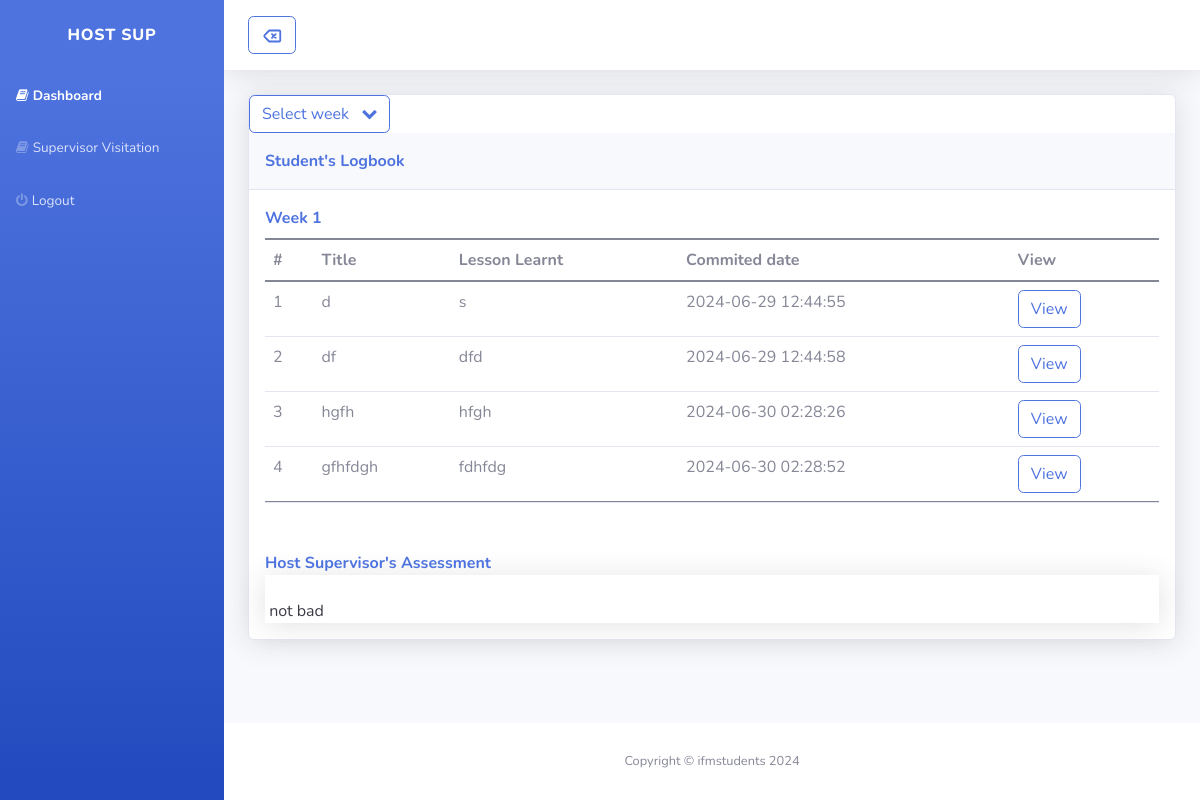
The page /visiting/logbooks.php?id=3 on the database its author committed.
### tables this page shows
CREATE TABLE `days` (
  `id` int(11) NOT NULL,
  `day` int(11) NOT NULL DEFAULT 1,
  `title` varchar(100) NOT NULL,
  `comments` text NOT NULL,
  `student` int(11) NOT NULL,
  `time` datetime NOT NULL DEFAULT current_timestamp(),
  `weekno` int(11) NOT NULL DEFAULT 1
);

CREATE TABLE `host_supervisor_comments` (
  `id` int(11) NOT NULL,
  `student` int(11) NOT NULL,
  `weekno` int(11) NOT NULL,
  `comments` text NOT NULL
);

### visiting/logbooks.php (the view, shortened to what this page needs)
<?php
include '../control/connection.php';
$id=$_GET['id'];
     function getdays($conn,$id,$weekno){
        $query = "SELECT * FROM days where student= $id and weekno=$weekno ";
        $result = mysqli_query($conn, $query);
        return $result;
     }
  function getcomments($conn,$id,$weekno){
    $hostComments="<br><label class=\"text-danger\"><i>No Comments available</i></label>";
    $query = "SELECT * FROM host_supervisor_comments where student= $id and weekno=$weekno";
    $result = mysqli_query($conn, $query);
     while($row=$result->fetch_assoc()){
        if ($result->num_rows > 0) {
            $hostComments="<br>&nbsp;".$row['comments'];
        }
    }
    return $hostComments;
 }
          $query = "SELECT * FROM student where id= $id ";
          $result = mysqli_query($conn, $query);
?>
<!DOCTYPE html>
<html>
<head>
    <link rel="stylesheet" href="../assets/bootstrap/css/bootstrap.min.css">
    <link rel="stylesheet" href="../assets/fonts/fontawesome-all.min.css">
    <link rel="stylesheet" href="../assets/fonts/font-awesome.min.css">
    <link rel="stylesheet" href="../assets/fonts/fontawesome5-overrides.min.css">
    <link rel="stylesheet" href="assets/style.css">
</head>
<body id="page-top">
    <div id="wrapper">
    <nav class="navbar navbar-dark align-items-start sidebar sidebar-dark accordion bg-gradient-primary p-0">
            <div class="container-fluid d-flex flex-column p-0"><a class="navbar-brand d-flex justify-content-center align-items-center sidebar-brand m-0" href="#">
                    <div class="sidebar-brand-icon ">Host Sup</div>
                </a>
                <ul class="navbar-nav text-light" id="accordionSidebar">
                    <li class="nav-item"><a class="nav-link active" href="students.php"><i class="fa fa-book"></i><span>Dashboard</span></a></li>
                    <li class="nav-item"><a class="nav-link " href="visit.php"><i class="fa fa-book"></i><span>Supervisor Visitation</span></a></li>
                    <li class="nav-item"><a class="nav-link" href="index.php"><i class="fa fa-power-off"></i><span>Logout</span></a></li>
                </ul>
            </div>
        </nav>
        <div class="d-flex flex-column" id="content-wrapper">
            <div id="content">
                <nav class="navbar navbar-light navbar-expand bg-white shadow mb-4 topbar static-top">
                    <div class="container-fluid"><button class="btn btn-link d-md-none rounded-circle me-3" id="sidebarToggleTop" type="button"><i class="fas fa-bars"></i></button>
                    <button class="btn btn-outline-primary" onclick="location.href='students.php'">
                    </button>
                </div>
                </nav>
                <div class="container-fluid">
                    <div class="card shadow">
                    <div class="dropdown no-arrow">
            <button class="btn btn-outline-primary   " aria-expanded="false" data-bs-toggle="dropdown" type="button" >
            Select week &nbsp; <i class="fa fa-chevron-down"></i></button>
        </div>
                        <div class="card-header py-3">
                            <p class="text-primary m-0 fw-bold">Student's Logbook</p>
                        </div>
                   <weekdiv id="week1" style="display:block">
                        <div class="card-body">
                            <p class="text-primary m-0 fw-bold">Week 1</p>
                            <div class="table-responsive table mt-2" id="dataTable" role="grid" aria-describedby="dataTable_info">
                                <table class="table my-0" id="dataTable">
                                    <thead>
                                        <tr>
                                            <th>#</th>
                                            <th>Title</th>
                                            <th>Lesson Learnt</th>
                                            <th>Commited date</th>
                                            <th>View</th>
                                        </tr>
                                    </thead>
                                    <tbody>
                                        <?php
                                         $i=1;
                                         $days= getdays($conn,$id,'1');
                                                                while($row1= $days->fetch_assoc()) {
                                                                    $title=$row1['title'];
                                                                    $comments=$row1['comments'];
                                                                    $date=$row1['time'];
                                                                    echo"
                                                                  <tr>
                                                                         <td>$i</td>
                                                                         <td>$title</td>
                                                                         <td>$comments</td>
                                                                         <td>$date</td>
                                                                         <td><button class='btn btn-outline-primary' type='button' data-bs-toggle='modal' data-bs-target='#view$i'>View</button></td>
                                                                  </tr>
                                                                         ";
                                                                         $i++;
                                                                }
                                        ?>
                                    </tbody>
                                </table>
                            </div>
                        </div>
                        <div class="card-body">
                            <p class="text-primary m-0 fw-bold">Host Supervisor's Assessment</p>
                            <p class="text-dark m-0 shadow">
                            <?php
                               $host_comments= getcomments($conn,$id,'1');
                               echo $host_comments;
                            ?>
                            </p>
                        </div>
                </weekdiv>
                    </div>
                </div>
            </div>
            <footer class="bg-white sticky-footer">
                <div class="container my-auto">
                    <div class="text-center my-auto copyright"><span>Copyright © ifmstudents 2024</span></div>
                </div>
            </footer>
        </div>
    </div>
</body>
</html>

### assets/style.css (style rules this page uses)
weekdiv { display: none; }

### rows shown on the page
days: title "d", comments "s", time "2024-06-29 12:44:55"
days: title "df", comments "dfd", time "2024-06-29 12:44:58"
days: title "hgfh", comments "hfgh", time "2024-06-30 02:28:26"
days: title "gfhfdgh", comments "fdhfdg", time "2024-06-30 02:28:52"
host_supervisor_comments: comments "not bad"
